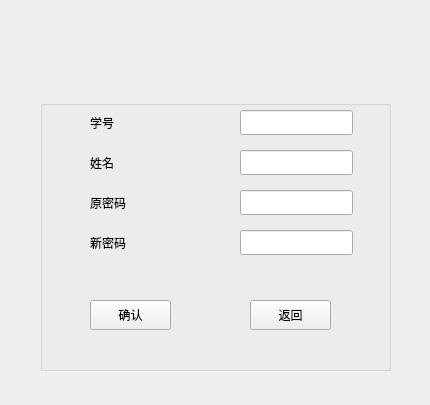
<?xml version="1.0" encoding="UTF-8"?>
<ui version="4.0">
 <class>ChangePassword</class>
 <widget class="QWidget" name="ChangePassword">
  <property name="geometry">
   <rect>
    <x>0</x>
    <y>0</y>
    <width>430</width>
    <height>405</height>
   </rect>
  </property>
  <property name="minimumSize">
   <size>
    <width>429</width>
    <height>404</height>
   </size>
  </property>
  <property name="maximumSize">
   <size>
    <width>430</width>
    <height>405</height>
   </size>
  </property>
  <property name="mouseTracking">
   <bool>true</bool>
  </property>
  <property name="windowTitle">
   <string>学生选课信息管理系统</string>
  </property>
  <widget class="QLabel" name="label_5">
   <property name="geometry">
    <rect>
     <x>-40</x>
     <y>-50</y>
     <width>1121</width>
     <height>841</height>
    </rect>
   </property>
   <property name="text">
    <string>&lt;html&gt;&lt;head/&gt;&lt;body&gt;&lt;p&gt;&lt;img src=&quot;:/image/R-C.jpg&quot;/&gt;&lt;/p&gt;&lt;/body&gt;&lt;/html&gt;</string>
   </property>
  </widget>
  <widget class="QGroupBox" name="groupBox">
   <property name="geometry">
    <rect>
     <x>40</x>
     <y>100</y>
     <width>351</width>
     <height>271</height>
    </rect>
   </property>
   <property name="title">
    <string/>
   </property>
   <widget class="QWidget" name="widget" native="true">
    <property name="geometry">
     <rect>
      <x>50</x>
      <y>10</y>
      <width>91</width>
      <height>151</height>
     </rect>
    </property>
    <widget class="QLabel" name="label_2">
     <property name="geometry">
      <rect>
       <x>0</x>
       <y>80</y>
       <width>72</width>
       <height>25</height>
      </rect>
     </property>
     <property name="text">
      <string>原密码</string>
     </property>
    </widget>
    <widget class="QLabel" name="label_3">
     <property name="geometry">
      <rect>
       <x>0</x>
       <y>40</y>
       <width>72</width>
       <height>25</height>
      </rect>
     </property>
     <property name="text">
      <string>姓名</string>
     </property>
    </widget>
    <widget class="QLabel" name="label_4">
     <property name="geometry">
      <rect>
       <x>0</x>
       <y>120</y>
       <width>72</width>
       <height>25</height>
      </rect>
     </property>
     <property name="text">
      <string>新密码</string>
     </property>
    </widget>
    <widget class="QLabel" name="label">
     <property name="geometry">
      <rect>
       <x>0</x>
       <y>0</y>
       <width>72</width>
       <height>25</height>
      </rect>
     </property>
     <property name="text">
      <string>学号</string>
     </property>
    </widget>
   </widget>
   <widget class="QWidget" name="widget_2" native="true">
    <property name="geometry">
     <rect>
      <x>200</x>
      <y>10</y>
      <width>121</width>
      <height>151</height>
     </rect>
    </property>
    <widget class="QLineEdit" name="ID">
     <property name="geometry">
      <rect>
       <x>0</x>
       <y>0</y>
       <width>113</width>
       <height>25</height>
      </rect>
     </property>
    </widget>
    <widget class="QLineEdit" name="name">
     <property name="geometry">
      <rect>
       <x>0</x>
       <y>40</y>
       <width>113</width>
       <height>25</height>
      </rect>
     </property>
    </widget>
    <widget class="QLineEdit" name="oldpassword">
     <property name="geometry">
      <rect>
       <x>0</x>
       <y>80</y>
       <width>113</width>
       <height>25</height>
      </rect>
     </property>
    </widget>
    <widget class="QLineEdit" name="newpassword">
     <property name="geometry">
      <rect>
       <x>0</x>
       <y>120</y>
       <width>113</width>
       <height>25</height>
      </rect>
     </property>
    </widget>
   </widget>
   <widget class="QPushButton" name="yesButton">
    <property name="geometry">
     <rect>
      <x>50</x>
      <y>200</y>
      <width>81</width>
      <height>30</height>
     </rect>
    </property>
    <property name="text">
     <string>确认</string>
    </property>
   </widget>
   <widget class="QPushButton" name="noButton">
    <property name="geometry">
     <rect>
      <x>210</x>
      <y>200</y>
      <width>81</width>
      <height>30</height>
     </rect>
    </property>
    <property name="text">
     <string>返回</string>
    </property>
   </widget>
  </widget>
 </widget>
 <resources/>
 <connections/>
</ui>
